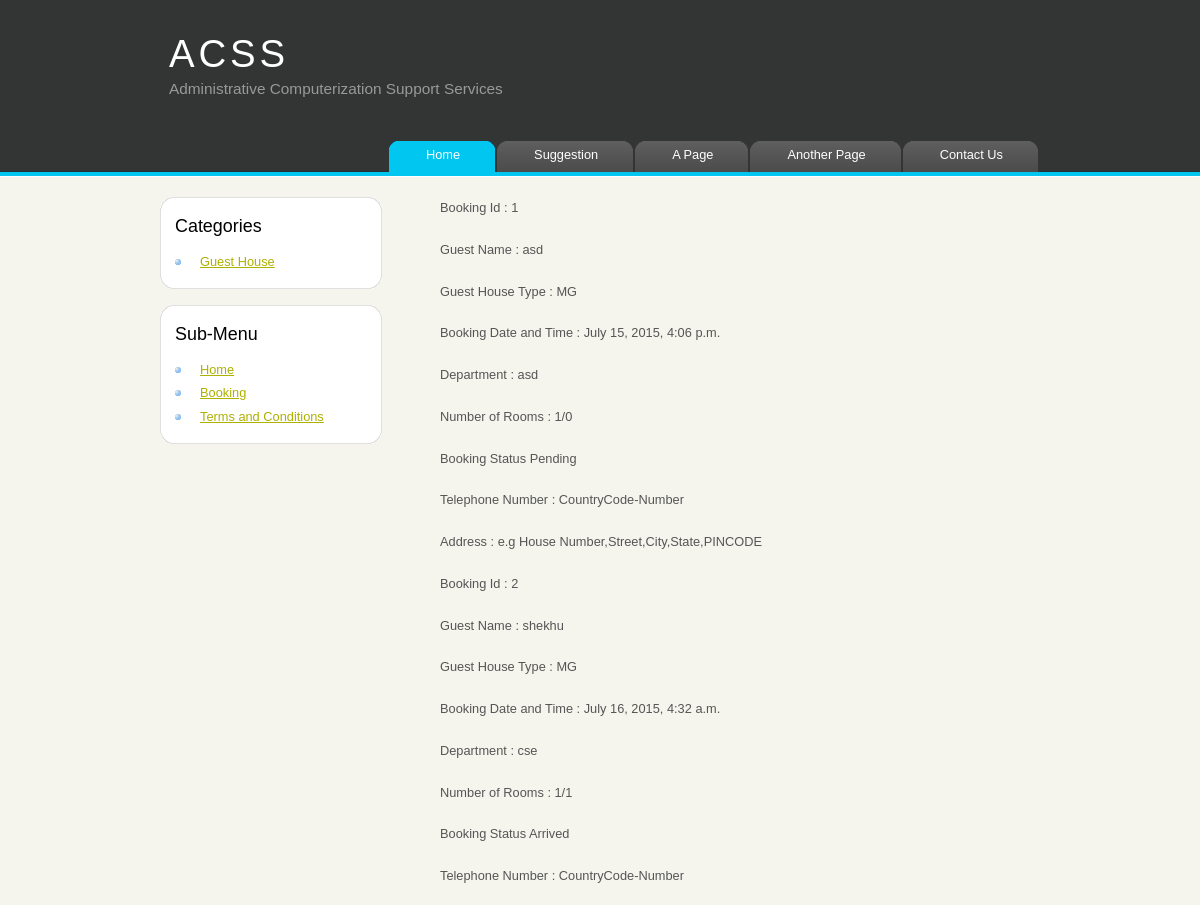
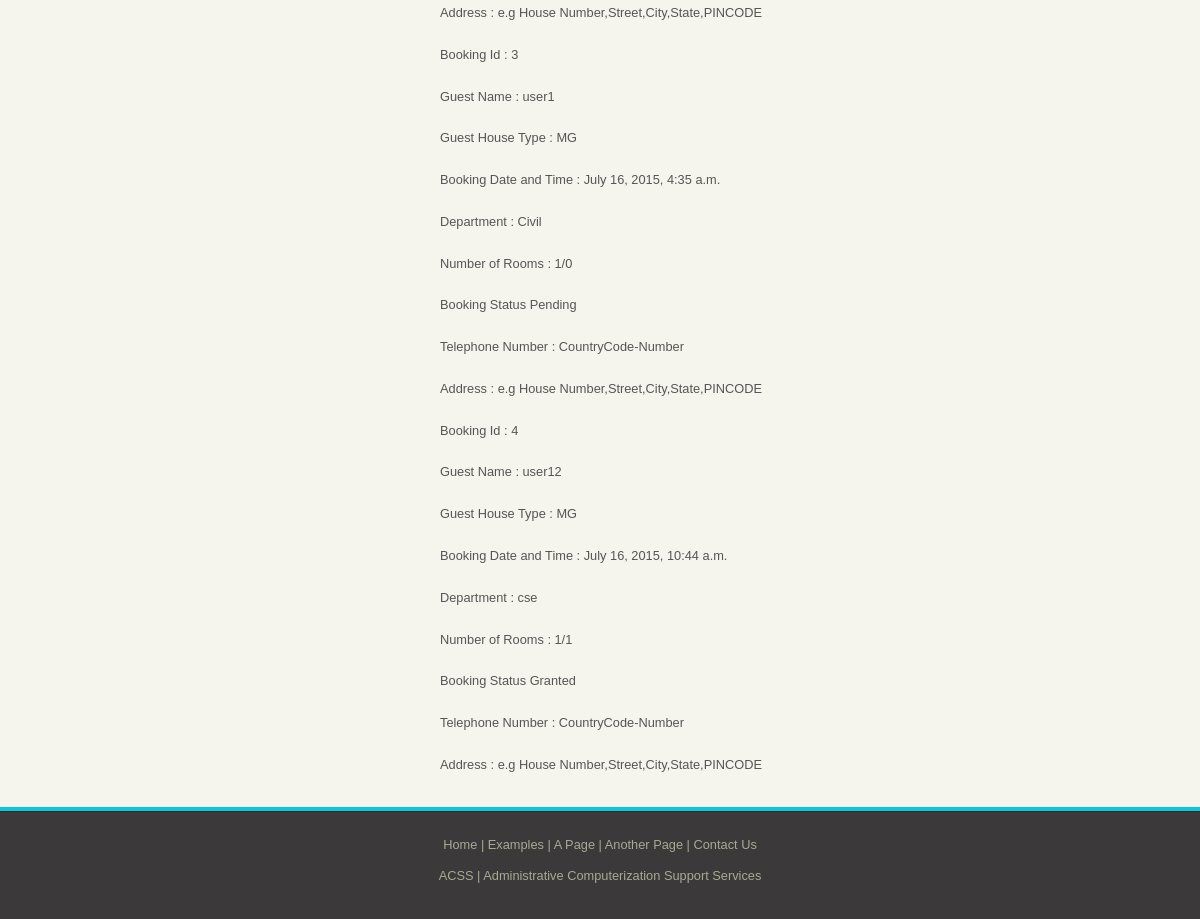
Screenshot of /templates/blog/details.html with the database file from the repository (2 pictures, top to bottom).
### blog/models.py (models this page shows, shortened)
class Pend(models.Model): #each class is a DB
    status_choices = (                    #dict datastructure for status field drop down
        ('Pending', 'Pending'),
        ('Granted', 'Granted'),
        ('Arrived', 'Arrived'),
        ('Departed', 'Departed'),
    )
    category_type = (                    #dict datastructure for category field drop down
        ('Personal Guest', 'Personal Guest'),
        ('Departmental Guest', 'Department Guest'),
    )
    count = 0
    totalrooms = 30
    author = models.ForeignKey('auth.User')
    booking_date = models.DateTimeField(
            default=timezone.now)
    gname = models.CharField(max_length=30)
    bookin = models.CharField(max_length=100)
    dept = models.CharField(max_length=40)
    roomsno = models.CharField(max_length=5,default='1/0')
    address = models.CharField(max_length=200,default='e.g House Number,Street,City,State,PINCODE')
    status = models.CharField(max_length=40,default='Pending',choices = status_choices)
    tele_no = models.CharField(max_length=20,default='CountryCode-Number')
    email = models.EmailField(max_length=200,default='user@example.com')
    purpose = models.CharField(max_length=100,default='')
    categ = models.CharField(max_length=30,choices = category_type,default='Personal Guest')
    expad = models.DateTimeField(
            default=timezone.now)
    expdd = models.DateTimeField(
            default=timezone.now)

### blog/views.py (the view)
# urls.py: url(r'^templates/blog/details.html', views.detail),
def detail(request):
    details = Pend.objects.filter(booking_date__lte=timezone.now()).order_by('booking_date')
    return render(request, 'blog/details.html', {'details': details})

### blog/templates/blog/details.html (shortened to what this page needs)
<!DOCTYPE HTML>
<html>
<head>
  <link rel="stylesheet" type="text/css" href="/static/css/style.css" />
</head>
<body>
  <div id="main">
    <div id="header">
      <div id="logo">
        <div id="logo_text">
          <h1><a href="index.html">ACSS</a></h1>
          <h2>Administrative Computerization Support Services</h2>
        </div>
      </div>
      <div id="menubar">
        <ul id="menu">
          <li class="selected"><a href="index.html">Home</a></li>
          <li><a href="/templates/blog/suggestion.html">Suggestion</a></li>
          <li><a href="page.html">A Page</a></li>
          <li><a href="another_page.html">Another Page</a></li>
          <li><a href="contact.html">Contact Us</a></li>
        </ul>
      </div>
    </div>
    <div id="site_content">
      <div id="sidebar_container">
        <div class="sidebar">
          <div class="sidebar_top"></div>
          <div class="sidebar_item">
            <h3>Categories</h3>
            <ul>
              <li><a href="#">Guest House</a></li>
            </ul>
          </div>
          <div class="sidebar_base"></div>
        </div>
        <div class="sidebar">
          <div class="sidebar_top"></div>
          <div class="sidebar_item">
            <h3>Sub-Menu</h3>
            <ul>
              <li><a href="/templates/blog/index.html">Home</a></li>
              <li><a href="/templates/blog/booking.html">Booking</a></li>
              <li><a href="#">Terms and Conditions</a></li>
            </ul>
          </div>
          <div class="sidebar_base"></div>
        </div>
      </div>
        <div class="main-content">
                  {% for details in details  %}
              <p> Booking Id :     {{ details.id }} </p>
              <p> Guest Name :     {{ details.gname }} </p>
              <p> Guest House Type :    {{ details.bookin }} </p>
              <p> Booking Date and Time :       {{ details.booking_date }} </p>
              <p> Department :        {{ details.dept }} </p>
              <p> Number of Rooms :       {{ details.roomsno }} </p>
              <p> Booking Status       {{ details.status }} </p>
              <p> Telephone Number :        {{ details.tele_no }} </p>
              <p> Address :      {{ details.address }}   </p>
                     {% endfor  %}
        </div>
    </div>
    </div>
    <div id="footer">
      <p><a href="index.html">Home</a> | <a href="examples.html">Examples</a> | <a href="page.html">A Page</a> | <a href="another_page.html">Another Page</a> | <a href="contact.html">Contact Us</a></p>
      <p>ACSS | Administrative Computerization Support Services </p>
    </div>
</body>
</html>

### blog/static/css/style.css (style rules this page uses)
html { height: 100%; }
* { margin: 0; padding: 0; }
body { font: normal .80em 'trebuchet ms', arial, sans-serif; background: #F5F5EE; color: #555; }
p { padding: 0 0 20px 0; line-height: 1.7em; }
h1, h2, h3, h4, h5, h6 { color: #362C20; letter-spacing: 0em; padding: 0 0 5px 0; }
h1, h2, h3 { font: normal 170% 'century gothic', arial; margin: 0 0 15px 0; padding: 15px 0 5px 0; color: #000; }
h2 { font-size: 160%; padding: 9px 0 5px 0; color: #009FBC; }
h3 { font-size: 140%; padding: 5px 0 0 0; }
a, a:hover { outline: none; text-decoration: underline; color: #AEB002; }
ul { margin: 2px 0 22px 17px; }
ul li { list-style-type: circle; margin: 0 0 6px 0; padding: 0 0 4px 5px; line-height: 1.5em; }
#main, #logo, #menubar, #site_content, #footer { margin-left: auto; margin-right: auto; }
#header { background: #323534 url(back.png) repeat-x; height: 177px; }
#logo { width: 880px; position: relative; height: 140px; background: transparent; }
#logo #logo_text { position: absolute; top: 10px; left: 0; }
#logo h1, #logo h2 { font: normal 300% 'century gothic', arial, sans-serif; border-bottom: 0; text-transform: none; margin: 0 0 0 9px; }
#logo_text h1, #logo_text h1 a, #logo_text h1 a:hover { padding: 22px 0 0 0; color: #FFF; letter-spacing: 0.1em; text-decoration: none; }
#logo_text h2 { font-size: 120%; padding: 4px 0 0 0; color: #999; }
#menubar { width: 880px; height: 46px; }
ul#menu { float: right; margin: 0; }
ul#menu li { float: left; padding: 0 0 0 9px; list-style: none; margin: 1px 2px 0 0; background: #5A5A5A url(tab.png) no-repeat 0 0; }
ul#menu li a { font: normal 100% 'trebuchet ms', sans-serif; display: block; float: left; height: 20px; padding: 6px 35px 5px 28px; text-align: center; color: #FFF; text-decoration: none; background: #5A5A5A url(tab.png) no-repeat 100% 0; }
ul#menu li.selected a { height: 20px; padding: 6px 35px 5px 28px; }
ul#menu li.selected { margin: 1px 2px 0 0; background: #00C6F0 url(tab_selected.png) no-repeat 0 0; }
ul#menu li.selected a, ul#menu li.selected a:hover { background: #00C6F0 url(tab_selected.png) no-repeat 100% 0; color: #FFF; }
#site_content { width: 880px; overflow: hidden; margin: 20px auto 0 auto; padding: 0 0 10px 0; }
#sidebar_container { float: left; width: 224px; }
.sidebar_top { width: 222px; height: 14px; background: transparent url(side_top.png) no-repeat; }
.sidebar_base { width: 222px; height: 14px; background: url(side_base.png) no-repeat; }
.sidebar { float: left; width: 222px; padding: 0; margin: 0 0 16px 0; }
.sidebar_item { background: url(side_back.png) repeat-y; padding: 0 15px; width: 192px; }
.main-content { float:right; width: 600px; height: auto; }
.sidebar ul { margin: 0; }
#content ul li, .sidebar ul li { list-style-type: none; background: url(bullet.png) no-repeat; margin: 0 0 0 0; padding: 0 0 4px 25px; line-height: 1.5em; }
#footer { width: 100%; font-family: 'trebuchet ms', sans-serif; font-size: 100%; height: 80px; padding: 28px 0 5px 0; text-align: center; background: #3B3939 url(footer.png) repeat-x; color: #A8AA94; }
#footer p { line-height: 1.7em; padding: 0 0 10px 0; }
#footer a { color: #A8AA94; text-decoration: none; }

### rows the page displays
Pend: id "1", gname "asd", bookin "MG", booking_date "July 15, 2015, 4:06 p.m.", dept "asd", roomsno "1/0", status "Pending", tele_no "CountryCode-Number", address "e.g House Number,Street,City,State,PINCODE"
Pend: id "2", gname "shekhu", bookin "MG", booking_date "July 16, 2015, 4:32 a.m.", dept "cse", roomsno "1/1", status "Arrived", tele_no "CountryCode-Number", address "e.g House Number,Street,City,State,PINCODE"
Pend: id "3", gname "user1", bookin "MG", booking_date "July 16, 2015, 4:35 a.m.", dept "Civil", roomsno "1/0", status "Pending", tele_no "CountryCode-Number", address "e.g House Number,Street,City,State,PINCODE"
Pend: id "4", gname "user12", bookin "MG", booking_date "July 16, 2015, 10:44 a.m.", dept "cse", roomsno "1/1", status "Granted", tele_no "CountryCode-Number", address "e.g House Number,Street,City,State,PINCODE"
